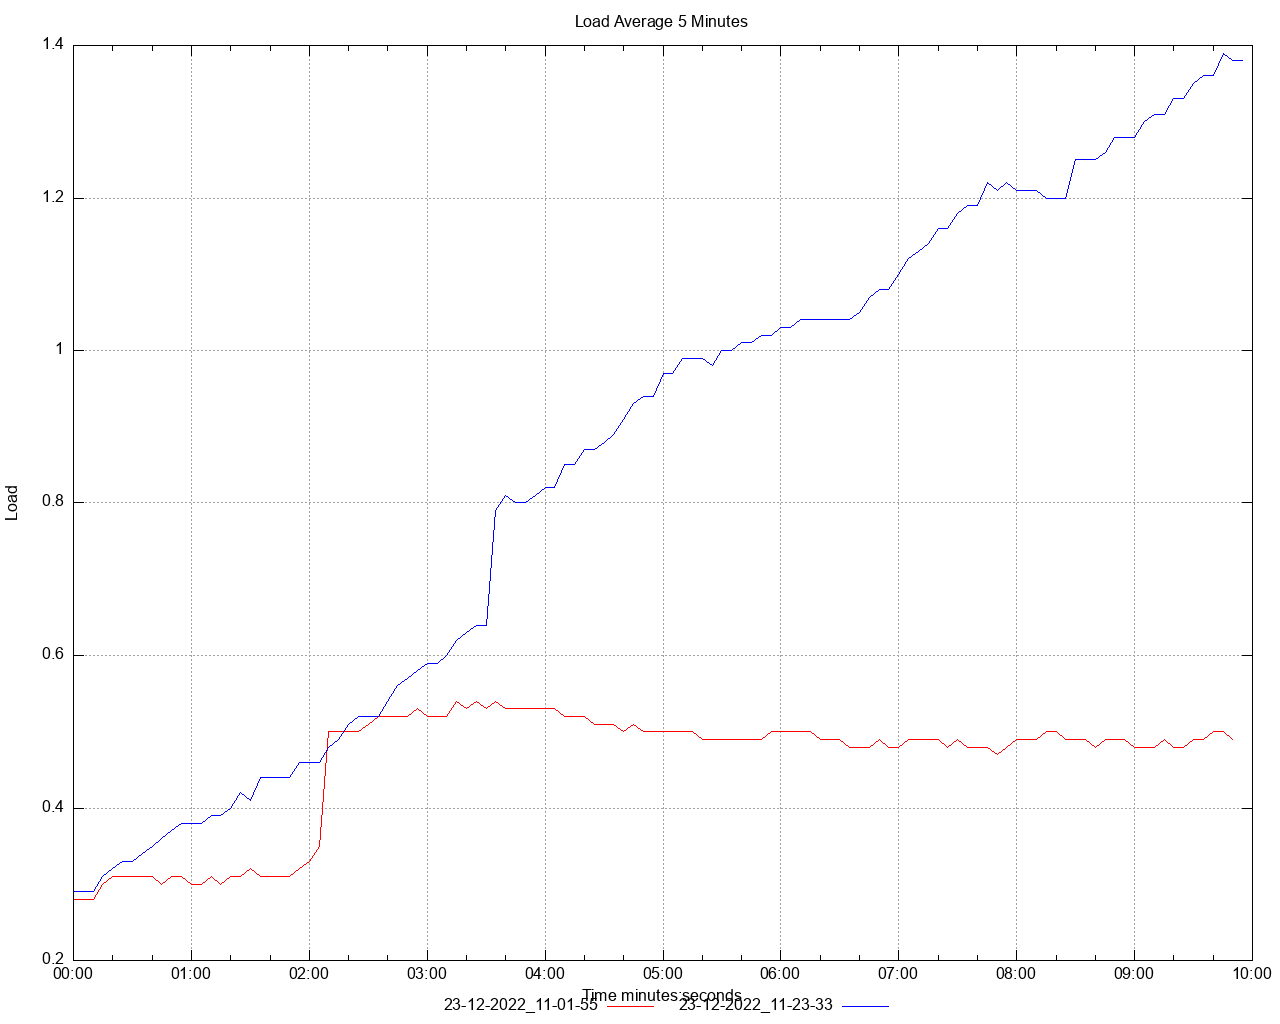

Reproduce this figure in gnuplot.
set title 'Load Average 5 Minutes' noenhanced
set style data lines
set datafile separator ","
set terminal png size 1280,1024
set grid
set key below
set xdata time
set timefmt "%s"
offset = 0
t0(x)=(offset=($0==0) ? x : offset, x - offset)
set xlabel 'Time minutes:seconds'
set ylabel 'Load'
set output '/Users/ahmet.mircik/Workspace/python/hazelcast-simulator/offload-benchmarks/report/dstat/load_average_5m_A2.png'
plot \
   '/Users/ahmet.mircik/Workspace/python/hazelcast-simulator/offload-benchmarks/report/data/load_average_5m_A2_1.data' using (t0(timecolumn(1))):2 title "23-12-2022_11-01-55" noenhanced lt rgb "red", \
   '/Users/ahmet.mircik/Workspace/python/hazelcast-simulator/offload-benchmarks/report/data/load_average_5m_A2_2.data' using (t0(timecolumn(1))):2 title "23-12-2022_11-23-33" noenhanced lt rgb "blue", \
